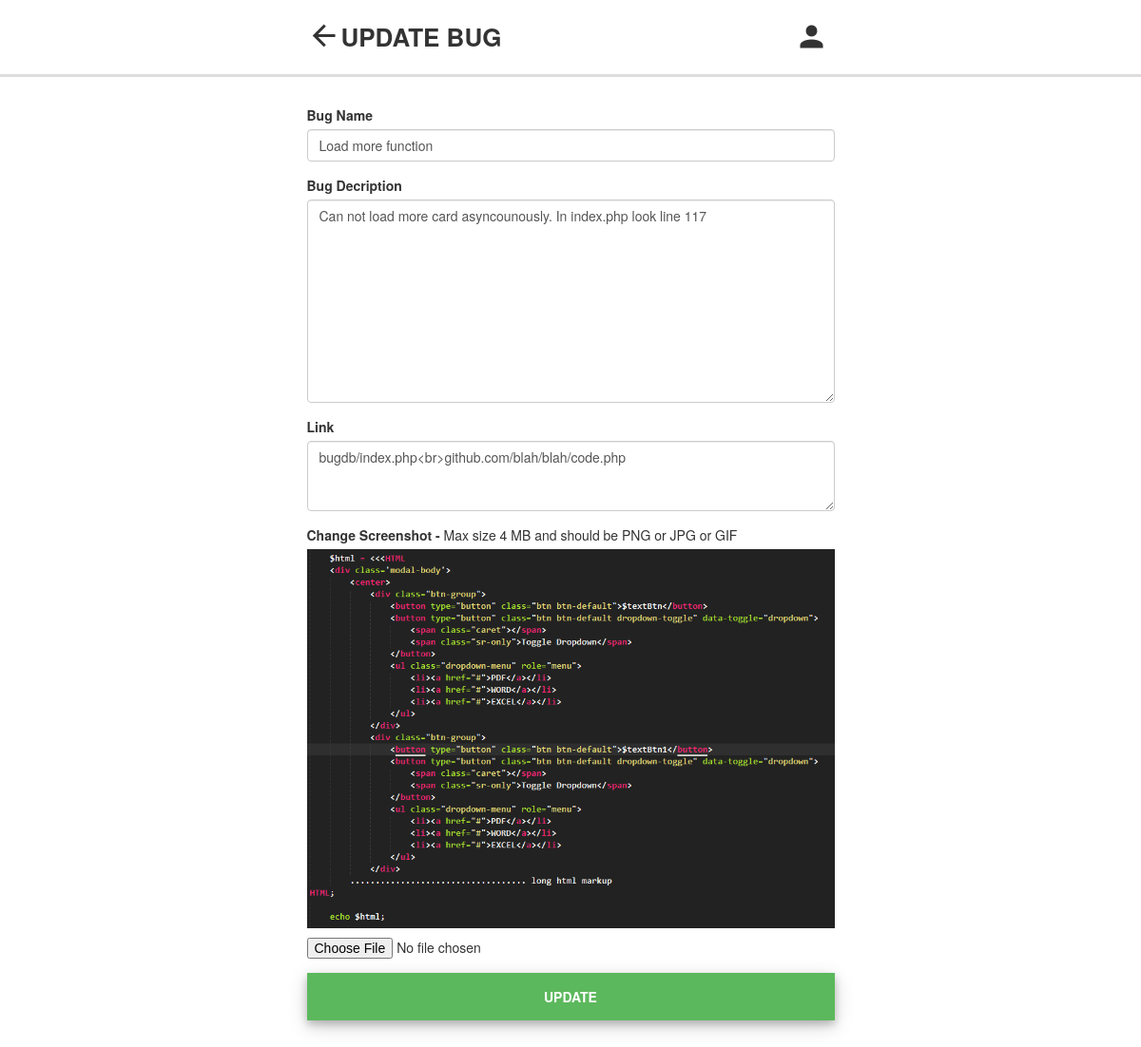
/edit-bug.php?pid=1&bid=1, run on the app's committed database.
### tables this page shows
CREATE TABLE `bug` (
  `id` int(10) UNSIGNED NOT NULL,
  `title` char(64) NOT NULL,
  `description` text NOT NULL,
  `link` varchar(256) NOT NULL,
  `photo` char(255) DEFAULT NULL,
  `project_id` int(10) UNSIGNED NOT NULL,
  `user_id` int(10) UNSIGNED NOT NULL,
  `reported_at` timestamp NOT NULL DEFAULT CURRENT_TIMESTAMP,
  `resolved_at` timestamp NULL DEFAULT NULL,
  `status` tinyint(2) UNSIGNED NOT NULL DEFAULT '11'
);

### edit-bug.php (the view, shortened to what this page needs)
<?php
if ($_SERVER['REQUEST_METHOD'] == "GET"
    && isset($_GET['pid'])
    && isset($_GET['bid'])
) {
    $mysqli = get_mysqli_instance();
    $sql = <<<SQL
    SELECT p.name as pname, b.id as bid, b.title as btitle, b.description as bdesc, b.status as bstatus, b.link as blink, b.photo as bphoto, b.reported_at as breported_at, b.resolved_at as bresolved_at, u.id as uid, u.username as uname
    FROM bug as b
    LEFT JOIN user as u ON(b.user_id = u.id)
    LEFT JOIN project as p ON(b.project_id = p.id)
    WHERE b.id = "{$_GET['bid']}"
SQL;
    $bug = $mysqli->query($sql);
} else {
    die("Wrong request.");
}
?>
<!DOCTYPE html>
<html>
<head>
    <link rel="stylesheet" type="text/css" href="assets/mdi/css/materialdesignicons.min.css">
    <link rel="stylesheet" type="text/css" href="assets/bootstrap/css/bootstrap.min.css">
    <link href="assets/main/css/main.css" rel="stylesheet">
</head>
<body class="fixed-header-on">
    <div class="page-wrapper">
        <section class="light-gray-bg padding-bottom-clear clearfix">
            <div class="title-bar">
                <div class="container">
                    <div class="row">
                        <div class="col-md-6 col-md-offset-3">
                            <div class="content-header">
                                <a href="bug.php?pid=<?php echo $_GET['pid'] ?>&bid=<?php echo $_GET['bid']; ?>" class="btn-flat btn-bg-black">
                                    <i class="mdi mdi-arrow-left mdi-36px" aria-hidden="true"></i>
                                </a>
                                <p class="content-header-title">
                                    UPDATE BUG
                                </p>
                                <div class="content-header-nav-left">
                                    <button class="btn-flat btn-bg-black">
                                        <i class="mdi mdi-account mdi-36px" aria-hidden="true"></i>
                                    </button>
                                </div>
                            </div>
                        </div>
                    </div>
                </div>
            </div>
            <div class="container">
                <div class="row">
                    <div class="col-md-6 col-md-offset-3">
                        <div class="content-body">
                        <?php
                            $bug_data = $bug->fetch_assoc();
                        ?>
                            <form role="form" action="edit-bug.php?pid=<?php echo $_GET['pid']; ?>&bid=<?php echo $_GET['bid']; ?>" method="POST" enctype="multipart/form-data">
                                <div class="form-group">
                                    <label>Bug Name</label>
                                    <input class="form-control" required="true" name="title" value="<?php echo $bug_data['btitle'] ?>">
                                </div>
                                <div class="form-group">
                                    <label>Bug Decription</label>
                                    <textarea class="form-control" rows="10" required="true" name="desc"><?php echo $bug_data['bdesc'] ?></textarea>
                                </div>
                                <div class="form-group">
                                    <label>Link</label>
                                    <textarea class="form-control" rows="3" required="true" name="link"><?php echo $bug_data['blink'] ?></textarea>
                                </div>
                                <div class="form-group">
                                    <label>Change Screenshot - <span style="font-weight: 500;">Max size 4 MB and should be PNG or JPG or GIF</span></label>
                                    <img class="card-thumb" src="<?php echo "images/{$bug_data['bphoto']}" ?>" style="padding-bottom: 10px"></img>
                                    <input type="file" name="photo" class="input-file uniform_on">
                                </div>
                                <button type="submit" class="btn-flat btn-card-success">
                                    UPDATE
                                </button>
                            </form>
                        </div>
                    </div>
                </div>
            </div>
        </section>
    </div>
</body>
</html>

### assets/main/css/main.css (style rules this page uses)
.title-bar { border-bottom: 3px solid #ddd; background-color: #ffffff; margin-bottom: 30px; }
.content-header { padding-top: 20px; padding-bottom: 20px; display: flex; }
.content-header p { margin: 0px; }
.content-header-title { font-weight: bold; font-size: 26px; width: 90%; }
.content-header-nav-left { padding-right: 0; text-align: left; display: inherit; }
.content-body { padding-bottom: 50px; }
.card-thumb { max-width: 100%; }
.btn-flat { background: none; border: none; }
.btn-bg-black { color: #333; }
.btn-card-success { width: 100%; min-height: 50px; box-shadow: 0 4px 8px 0 rgba(0, 0, 0, 0.2), 0 6px 20px 0 rgba(0, 0, 0, 0.19); transition: 0.5s; font-weight: 600; color: #fff; background-color: #5cb85c; border-color: #4cae4c; }

### data on the page
bug: title "Load more function", desc "Can not load more card asyncounously. In index.php look line 117", link "bugdb/index.php<br>github.com/blah/blah/code.php", photo (picture)
